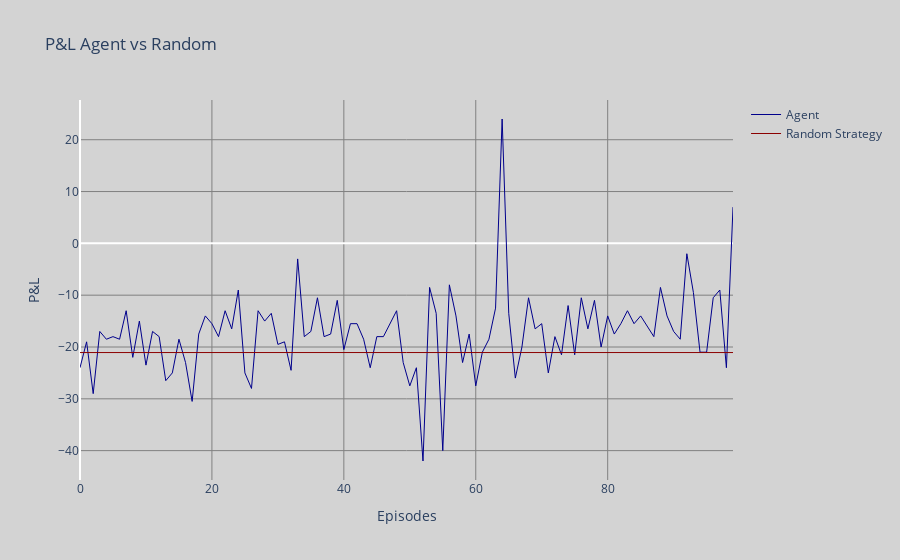
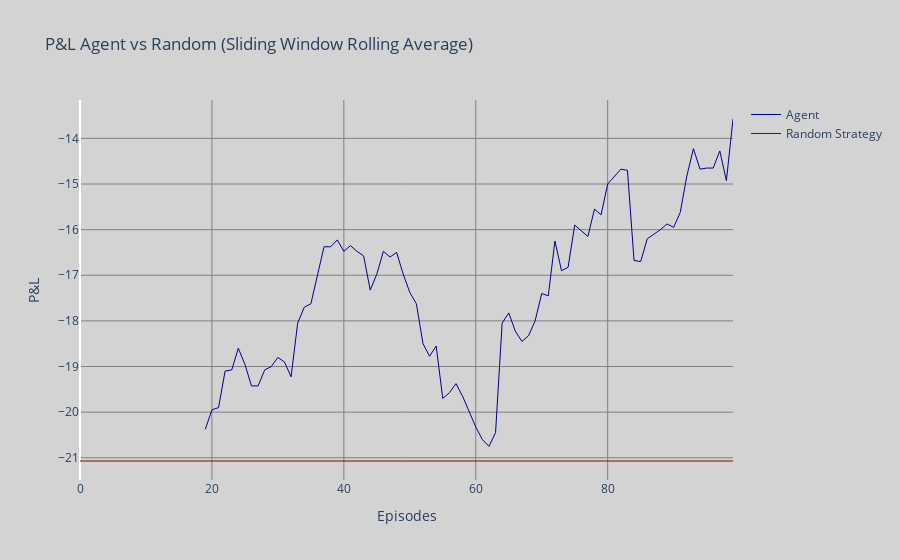
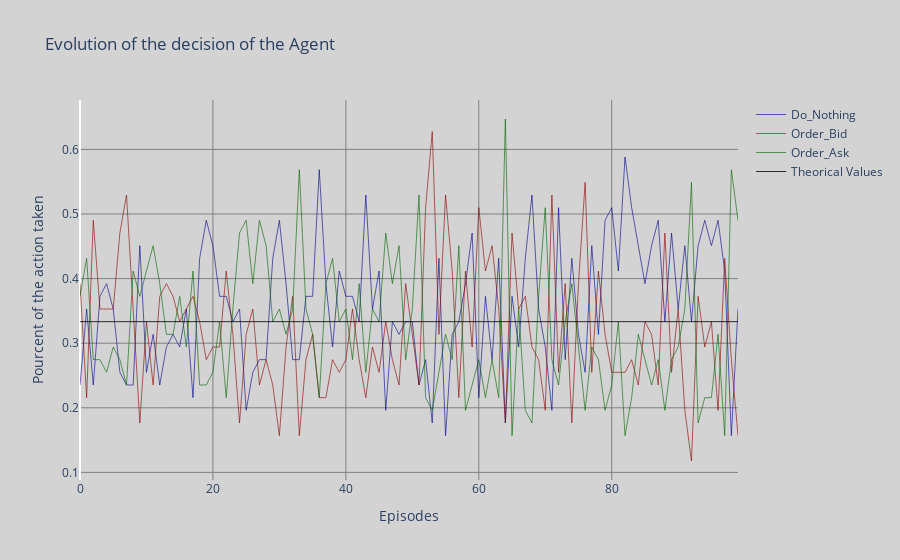
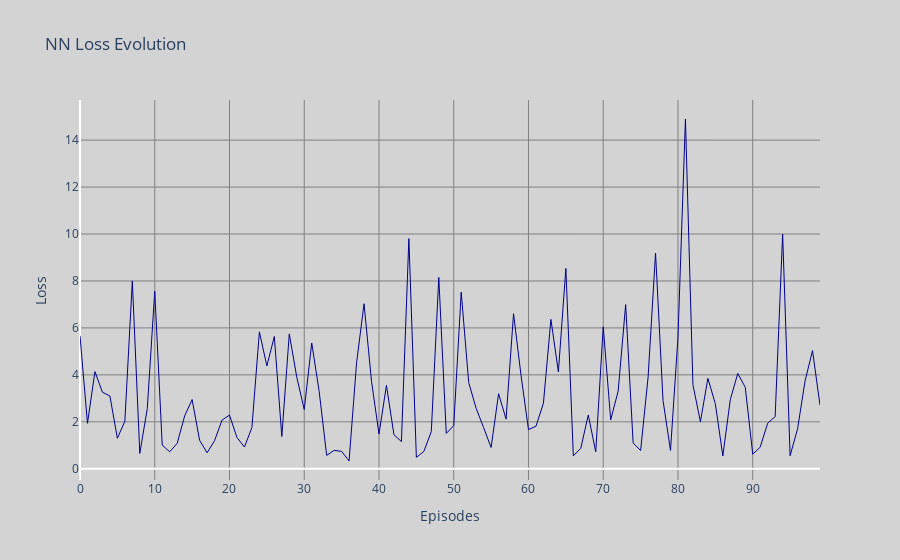

Here is the notebook cell these charts were saved with, in order:
### Markdown cell above
### B. Q-Deep Reincement Learning
We then train an agent on it using deep Q-reinforcement Learning to start with.

### Code cell
nb_episode = 100

agent = QDL_Agent.Deep_Q_Learning_Agent(network_architecture = 'Classic')
agent.train(nb_episode = nb_episode, window_size = 20)
